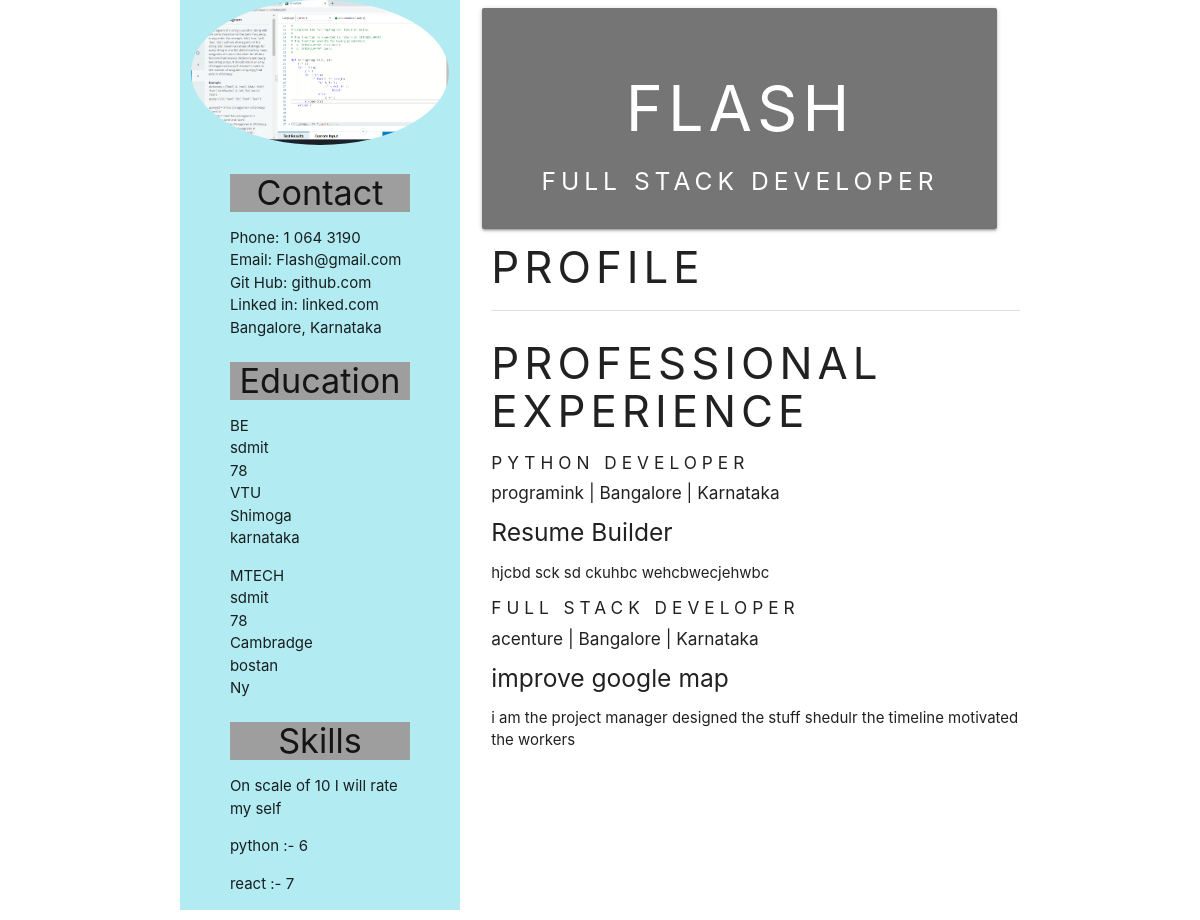
The app's page /resume2/ (signed in) with its own data.
### content/models.py (models this page shows, shortened)
class Profile(models.Model):
    fullname = models.CharField(max_length=100)
    email = models.EmailField(max_length=100)
    phone = models.CharField(max_length=10)
    image = models.ImageField(upload_to='profile')
    linkedin = models.CharField(max_length=100, null=True, blank=True)
    Git_Hub = models.CharField(max_length=100,null=True, blank=True)
    city = models.CharField(max_length=100)
    state = models.CharField(max_length=100)
    about = models.TextField(null=True, blank=True)
    user = models.OneToOneField(User, on_delete=models.CASCADE, default='flash')

class Education(models.Model):
    degree = models.CharField(max_length=100)
    college = models.CharField(max_length=100)
    percentage = models.CharField(max_length=100)
    university = models.CharField(max_length=100, null=True, blank=True)
    city = models.CharField(max_length=100)
    state = models.CharField(max_length=100)
    user = models.ForeignKey(User, on_delete=models.CASCADE)

class Skills(models.Model):
    skill = models.CharField(max_length=100)
    rating = models.CharField(max_length=100)
    user = models.ForeignKey(User, on_delete=models.CASCADE)

class Experience(models.Model):
    job = models.CharField(max_length=100)
    company = models.CharField(max_length=100, default='default company')
    project = models.CharField(max_length=100, null=True, blank=True)
    about = models.TextField(max_length=100, null=True, blank=True)
    city = models.CharField(max_length=100, null=True, blank=True)
    state = models.CharField(max_length=100, null=True, blank=True)
    user = models.ForeignKey(User, on_delete=models.CASCADE)

### content/views.py (the view)
# urls.py: path('resume2/', views.resume2, name='resume2'),
def resume2(request):
    context = {
        'edu': Education.objects.filter(user=request.user).all(),
        'sk': Skills.objects.filter(user=request.user).all(),
        'pro': Profile.objects.filter(user=request.user).all(),
        'exp': Experience.objects.filter(user=request.user).all()
    }
    return render(request, 'type1.html', context)

### content/templates/type1.html (shortened to what this page needs)
<!DOCTYPE html>
{% load static %}
<html lang="en">
<head>
    <link rel="stylesheet" href="https://cdnjs.cloudflare.com/ajax/libs/materialize/1.0.0/css/materialize.min.css">
    <link rel="stylesheet" href="{% static 'css/styles.css' %}" >
</head>
<body>
    <div class="container ">
        <div class="row card-content">
            <div class="col s4 #b2ebf2 cyan lighten-4">
                {% for i in pro %}
                <img src="{{i.image.url}}" class="circle responsive-img center image"  />
                <div class="container">
                    <h4 class="grey center">Contact</h4>
                    <ul>
                        <li>Phone: {{i.phone}}</li>
                        <li>Email: {{i.email}}</li>
                        <li>Git Hub: {{i.Git_Hub}}</li>
                        <li>Linked in: {{i.linkedin}}</li>
                        <li>{{i.city}}, {{i.state}}</li>
                    </ul>
                    {% endfor %}
                    <h4 class="grey center">Education</h4>
                    {% for i in edu %}
                    <ul>
                        <li>{{i.degree}}</li>
                        <li>{{i.college}}</li>
                        <li>{{i.percentage}}</li>
                        <li>{{i.university}}</li>
                        <ul>{{i.city}}</ul>
                        <ul>{{i.state}}</ul>
                    </ul>
                    {% endfor %}
                    <h4 class="grey center">Skills</h4>
                    <p>On scale of 10 I will rate my self</p>
                    {% for i in sk %}
                    <ul>
                        <li>{{i.skill}} :- {{i.rating}}</li>
                    </ul>
                    {% endfor %}
                </div>
            </div>
            <div class="col s8">
                <div class="col s12 ">
                    <div class="card grey darken-1">
                      <div class="card-content white-text">
                          {% for i in pro %}
                        <span class="card-title center NameDisplay"><h1>{{i.fullname}}</h1></span>
                          {% endfor %}
                        <h5 class="center NameDisplay">Full Stack Developer</h5>
                      </div>
                    </div>
                </div>
                <div class="row" style="margin-left: 20px;">
                    <h3 class="NameDisplay">Profile</h3>
                    <div class="divider"></div>
                        <h3 class="NameDisplay">Professional experience</h3>
                    {% for i in exp %}
                    <h6 class="NameDisplay">{{i.job}}</h6>
                    <h6>{{i.company}}  |   {{i.city}}   |     {{i.state}}</h6>
                    <h5>{{i.project}}</h5>
                        <p>{{i.about}}
                    </p>
                    {% endfor %}
                </div>
            </div>
          </div>
    </div>
</body>
</html>

### content/static/css/styles.css (style rules this page uses)
.NameDisplay { text-transform: uppercase; letter-spacing: 5px }

### records on screen
Profile: image (picture), phone "1 064 3190", email "Flash@gmail.com", Git_Hub "github.com", linkedin "linked.com", city "Bangalore", state "Karnataka", fullname "FLASH"
Education: degree "BE", college "sdmit", percentage "78", university "VTU", city "Shimoga", state "karnataka"
Education: degree "MTECH", college "sdmit", percentage "78", university "Cambradge", city "bostan", state "Ny"
Skills: skill "python", rating "6"
Skills: skill "react", rating "7"
Experience: job "PYTHON DEVELOPER", company "programink", city "Bangalore", state "Karnataka", project "Resume Builder", about "hjcbd sck sd ckuhbc wehcbwecjehwbc"
Experience: job "FULL STACK DEVELOPER", company "acenture", city "Bangalore", state "Karnataka", project "improve google map", about "i am the project manager designed the stuff shedulr the timeline motivated the workers"
